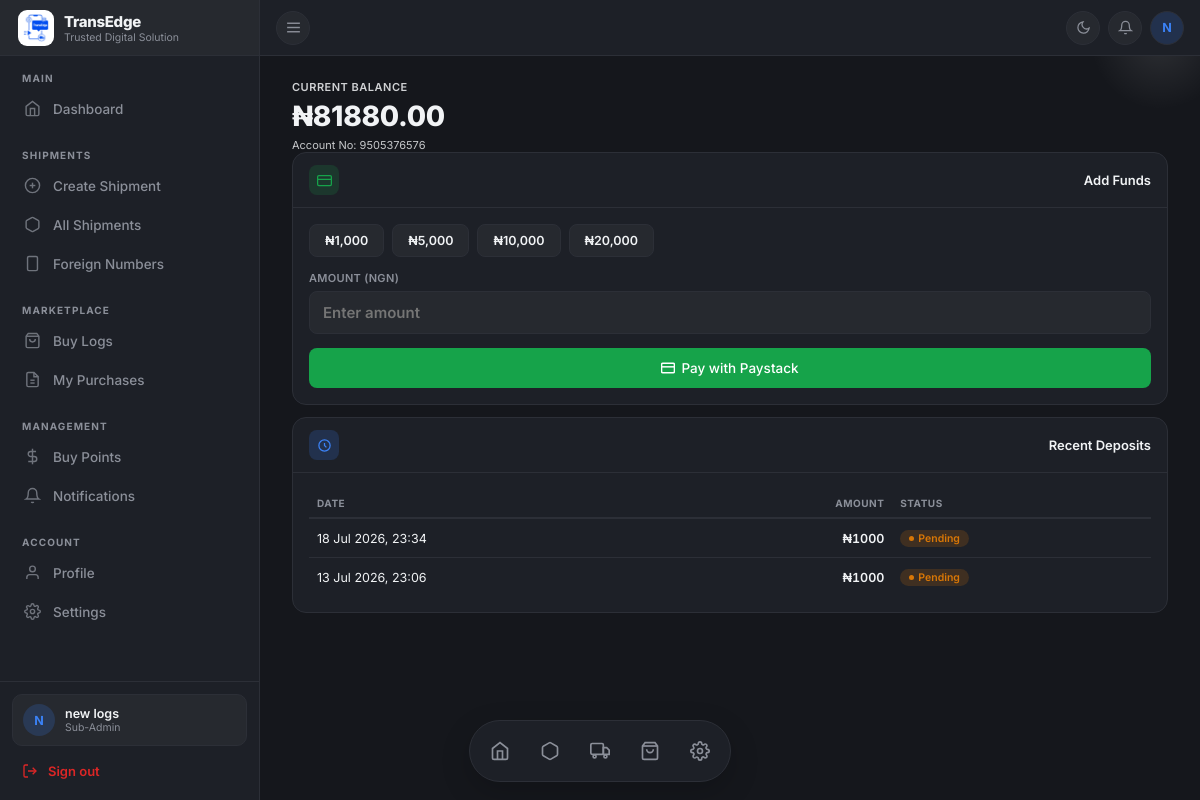
Screenshot of /shipping/sub-admin/wallet/deposit/ (signed in) with the database file from the repository.
### Business/models.py (models this page shows, shortened)
class User(AbstractBaseUser, PermissionsMixin):
    class Role(models.TextChoices):
        ADMIN     = "admin",     "Admin"
        STAFF     = "staff",     "Staff"
        SUB_ADMIN = "sub_admin", "Sub Admin"
    id          = models.UUIDField(primary_key=True, default=uuid.uuid4, editable=False)
    email       = models.EmailField(unique=True)
    full_name   = models.CharField(max_length=255)
    phone       = models.CharField(max_length=20, blank=True)
    role        = models.CharField(max_length=10, choices=Role.choices, default=Role.STAFF)
    is_active   = models.BooleanField(default=True)
    is_staff    = models.BooleanField(default=False)
    date_joined = models.DateTimeField(default=timezone.now)
    groups = models.ManyToManyField(
        'auth.Group',
        related_name='business_user_set',
        blank=True,
    )
    user_permissions = models.ManyToManyField(
        'auth.Permission',
        related_name='business_user_set',
        blank=True,
    )
    objects = UserManager()
    USERNAME_FIELD  = "email"
    REQUIRED_FIELDS = ["full_name"]

class Account(models.Model):
    user = models.OneToOneField(
        settings.AUTH_USER_MODEL,
        on_delete=models.CASCADE,
        related_name="account",
    )
    account_number = models.CharField(max_length=10, unique=True, blank=True)
    balance = models.DecimalField(
        max_digits=15, decimal_places=2, default=Decimal("0.00")
    )
    created_at = models.DateTimeField(auto_now_add=True)
    updated_at = models.DateTimeField(auto_now=True)

class WalletDeposit(models.Model):
    class Status(models.TextChoices):
        PENDING = "pending", "Pending"
        SUCCESS = "success", "Success"
        FAILED  = "failed",  "Failed"
    id                    = models.UUIDField(primary_key=True, default=uuid.uuid4, editable=False)
    account               = models.ForeignKey(
        Account, on_delete=models.CASCADE, related_name="deposits"
    )
    amount                = models.DecimalField(max_digits=14, decimal_places=2)
    currency              = models.CharField(max_length=5, default="NGN")
    paystack_reference    = models.CharField(max_length=200, unique=True)
    paystack_access_code  = models.CharField(max_length=200, blank=True)
    status                = models.CharField(
        max_length=10, choices=Status.choices, default=Status.PENDING
    )
    paid_at    = models.DateTimeField(null=True, blank=True)
    created_at = models.DateTimeField(auto_now_add=True)
    class Meta:
        ordering = ["-created_at"]

### Business/sub_admin_views.py (the view)
    def wrapper(request, *args, **kwargs):
        if not request.user.is_authenticated:
            return redirect("sub-admin-login")
        if request.user.role != User.Role.SUB_ADMIN:
            return redirect("sub-admin-login")
        try:
            profile = request.user.sub_admin_profile
        except SubAdminProfile.DoesNotExist:
            return redirect("sub-admin-login")
        if profile.approval_status == SubAdminProfile.ApprovalStatus.PENDING:
            return render(request, "admin/subadmin/pending_approval.html", {"profile": profile})
        if profile.approval_status == SubAdminProfile.ApprovalStatus.REJECTED:
            return render(request, "admin/subadmin/rejected.html", {"profile": profile})
        if profile.approval_status == SubAdminProfile.ApprovalStatus.SUSPENDED:
            return render(request, "admin/subadmin/suspended.html", {"profile": profile})
        return view_func(request, *args, **kwargs)

### Business/templates/admin/subadmin/wallet_deposit.html (shortened to what this page needs)
{% extends "admin/subadmin/base.html" %}
{% block content %}
<div class="wallet-hero">
  <div class="wallet-hero-label">Current Balance</div>
  <div class="wallet-hero-amount">₦{{ account.balance|floatformat:2 }}</div>
  <div class="wallet-hero-note">Account No: {{ account.account_number }}</div>
</div>
<div class="section">
  <div class="section-header">
    <div class="sh-icon" style="background:var(--green-dim);">
      <svg width="15" height="15" fill="none" viewBox="0 0 24 24" stroke="currentColor" stroke-width="2" style="color:var(--green);"><rect x="1" y="4" width="22" height="16" rx="2"/><line x1="1" y1="10" x2="23" y2="10"/></svg>
    </div>
    <h3>Add Funds</h3>
  </div>
  <div class="section-body">
    <form method="post" action="{% url 'sub-admin-wallet-deposit-pay' %}" id="depositForm">
      <div class="amount-presets">
        <button type="button" class="preset-btn" data-amount="1000">₦1,000</button>
        <button type="button" class="preset-btn" data-amount="5000">₦5,000</button>
        <button type="button" class="preset-btn" data-amount="10000">₦10,000</button>
        <button type="button" class="preset-btn" data-amount="20000">₦20,000</button>
      </div>
      <div class="form-group">
        <label>Amount (NGN)</label>
        <input type="number" name="amount" id="amountInput" min="100" step="1" placeholder="Enter amount" required>
      </div>
      <button type="submit" class="btn btn-green">
        <svg width="14" height="14" fill="none" viewBox="0 0 24 24" stroke="currentColor" stroke-width="2.5"><rect x="1" y="4" width="22" height="16" rx="2"/><line x1="1" y1="10" x2="23" y2="10"/></svg>
        Pay with Paystack
      </button>
    </form>
  </div>
</div>
<div class="section" id="deposit-history">
  <div class="section-header">
    <div class="sh-icon" style="background:var(--sky-dim);">
      <svg width="15" height="15" fill="none" viewBox="0 0 24 24" stroke="currentColor" stroke-width="2" style="color:var(--sky);"><path d="M12 8v4l3 3"/><circle cx="12" cy="12" r="9"/></svg>
    </div>
    <h3>Recent Deposits</h3>
  </div>
  <div class="section-body">
    {% if history %}
    <table class="history-table">
      <thead>
        <tr><th>Date</th><th class="num">Amount</th><th>Status</th></tr>
      </thead>
      <tbody>
        {% for d in history %}
        <tr>
          <td>{{ d.created_at|date:"d M Y, H:i" }}</td>
          <td class="num">₦{{ d.amount|floatformat:0 }}</td>
          <td>
            {% if d.status == "success" %}<span class="badge b-success">Success</span>
            {% elif d.status == "pending" %}<span class="badge b-pending">Pending</span>
            {% else %}<span class="badge b-failed">Failed</span>{% endif %}
          </td>
        </tr>
        {% endfor %}
      </tbody>
    </table>
    {% else %}
    <div class="empty-cell">No deposits yet.</div>
    {% endif %}
  </div>
</div>
{% endblock %}

### Business/templates/admin/subadmin/base.html (shortened to what this page needs)
{% load static %}
<!DOCTYPE html>
<html lang="en" data-theme="dark">
<head>
</head>
<body>
<aside class="sidebar" id="sidebar">
  <button type="button" class="sidebar-logo" id="sidebarLogoToggle" aria-label="Toggle sidebar">
    <div class="logo-mark-sb">
      <img src="{% static 'images/transedge-logo.png' %}" alt="TransEdge">
    </div>
    <div class="logo-text">
      <div class="name">TransEdge</div>
      <div class="tag">Trusted Digital Solution</div>
    </div>
  </button>
  <div class="sidebar-section">
    <div class="sidebar-label">Main</div>
    <a href="{% url 'sub-admin-dashboard' %}" class="sb-nav-item {% if request.resolver_match.url_name == 'sub-admin-dashboard' %}active{% endif %}">
      <svg width="17" height="17" fill="none" viewBox="0 0 24 24" stroke="currentColor" stroke-width="2"><path d="M3 9l9-7 9 7v11a2 2 0 01-2 2H5a2 2 0 01-2-2z"/><polyline points="9 22 9 12 15 12 15 22"/></svg>
      <span class="nav-text">Dashboard</span>
    </a>
  </div>
  <div class="sidebar-section">
    <div class="sidebar-label">Shipments</div>
    <a href="{% url 'sub-admin-shipment-create' %}" class="sb-nav-item {% if request.resolver_match.url_name == 'sub-admin-shipment-create' %}active{% endif %}">
      <svg width="17" height="17" fill="none" viewBox="0 0 24 24" stroke="currentColor" stroke-width="2"><circle cx="12" cy="12" r="10"/><line x1="12" y1="8" x2="12" y2="16"/><line x1="8" y1="12" x2="16" y2="12"/></svg>
      <span class="nav-text">Create Shipment</span>
    </a>
    <a href="{% url 'sub-admin-shipment-list' %}" class="sb-nav-item {% if request.resolver_match.url_name == 'sub-admin-shipment-list' %}active{% endif %}">
      <svg width="17" height="17" fill="none" viewBox="0 0 24 24" stroke="currentColor" stroke-width="2"><path d="M21 16V8a2 2 0 00-1-1.73l-7-4a2 2 0 00-2 0l-7 4A2 2 0 003 8v8a2 2 0 001 1.73l7 4a2 2 0 002 0l7-4A2 2 0 0021 16z"/></svg>
      <span class="nav-text">All Shipments</span>
    </a>
    <a href="{% url 'sub-admin-buy-foreign-number' %}" class="sb-nav-item {% if request.resolver_match.url_name == 'sub-admin-buy-foreign-number' %}active{% endif %}">
      <svg width="17" height="17" fill="none" viewBox="0 0 24 24" stroke="currentColor" stroke-width="2"><rect x="5" y="2" width="14" height="20" rx="2"/><line x1="12" y1="18" x2="12.01" y2="18"/></svg>
      <span class="nav-text">Foreign Numbers</span>
    </a>
  </div>
  <div class="sidebar-section">
    <div class="sidebar-label">Marketplace</div>
    <a href="{% url 'buy-logs-browse' %}" class="sb-nav-item ">
      <svg width="17" height="17" fill="none" viewBox="0 0 24 24" stroke="currentColor" stroke-width="2"><path d="M6 2L3 6v14a2 2 0 002 2h14a2 2 0 002-2V6l-3-4z"/><line x1="3" y1="6" x2="21" y2="6"/><path d="M16 10a4 4 0 01-8 0"/></svg>
      <span class="nav-text">Buy Logs</span>
    </a>
    <a href="{% url 'buy-logs-my-purchases' %}" class="sb-nav-item {% if request.resolver_match.url_name == 'buy-logs-my-purchases' or request.resolver_match.url_name == 'buy-logs-receipt' %}active{% endif %}">
      <svg width="17" height="17" fill="none" viewBox="0 0 24 24" stroke="currentColor" stroke-width="2"><path d="M14 2H6a2 2 0 00-2 2v16a2 2 0 002 2h12a2 2 0 002-2V8z"/><polyline points="14 2 14 8 20 8"/><line x1="9" y1="13" x2="15" y2="13"/><line x1="9" y1="17" x2="15" y2="17"/></svg>
      <span class="nav-text">My Purchases</span>
    </a>
  </div>
  <div class="sidebar-section">
    <div class="sidebar-label">Management</div>
    <a href="{% url 'sub-admin-buy-points' %}" class="sb-nav-item {% if request.resolver_match.url_name == 'sub-admin-buy-points' %}active{% endif %}">
      <svg width="17" height="17" fill="none" viewBox="0 0 24 24" stroke="currentColor" stroke-width="2"><line x1="12" y1="1" x2="12" y2="23"/><path d="M17 5H9.5a3.5 3.5 0 000 7h5a3.5 3.5 0 010 7H6"/></svg>
      <span class="nav-text">Buy Points</span>
    </a>
    <a href="{% url 'sub-admin-notifications' %}" class="sb-nav-item {% if request.resolver_match.url_name == 'sub-admin-notifications' %}active{% endif %}">
      <svg width="17" height="17" fill="none" viewBox="0 0 24 24" stroke="currentColor" stroke-width="2"><path d="M18 8a6 6 0 00-12 0c0 7-3 9-3 9h18s-3-2-3-9"/><path d="M13.73 21a2 2 0 01-3.46 0"/></svg>
      <span class="nav-text">Notifications</span>
    </a>
  </div>
  <div class="sidebar-section">
    <div class="sidebar-label">Account</div>
    <a href="{% url 'sub-admin-profile' %}" class="sb-nav-item {% if request.resolver_match.url_name == 'sub-admin-profile' %}active{% endif %}">
      <svg width="17" height="17" fill="none" viewBox="0 0 24 24" stroke="currentColor" stroke-width="2"><path d="M20 21v-2a4 4 0 00-4-4H8a4 4 0 00-4 4v2"/><circle cx="12" cy="7" r="4"/></svg>
      <span class="nav-text">Profile</span>
    </a>
    <a href="{% url 'sub-admin-site-settings' %}" class="sb-nav-item {% if request.resolver_match.url_name == 'sub-admin-site-settings' %}active{% endif %}">
      <span class="nav-text">Settings</span>
    </a>
  </div>
  <div class="sidebar-footer">
    <div class="sb-user-card">
      <div class="sb-avatar">{{ request.user.full_name|default:"?"|first|upper }}</div>
      <div class="sb-user-info">
        <div class="sb-user-name">{{ request.user.full_name|default:"Sub Admin" }}</div>
        <div class="sb-user-role">Sub-Admin</div>
      </div>
    </div>
    <a href="{% url 'sub-admin-logout' %}" class="sb-logout">
      <svg width="16" height="16" fill="none" viewBox="0 0 24 24" stroke="currentColor" stroke-width="2"><path d="M9 21H5a2 2 0 01-2-2V5a2 2 0 012-2h4"/><polyline points="16 17 21 12 16 7"/><line x1="21" y1="12" x2="9" y2="12"/></svg>
      <span class="nav-text">Sign out</span>
    </a>
  </div>
</aside>
<div class="main">
  <header class="topbar">
    <div class="topbar-left">
      <button type="button" class="icon-btn menu-btn" id="mobileMenuBtn" aria-label="Open menu">
        <svg width="17" height="17" fill="none" viewBox="0 0 24 24" stroke="currentColor" stroke-width="2">
          <line x1="3" y1="6" x2="21" y2="6"/><line x1="3" y1="12" x2="21" y2="12"/><line x1="3" y1="18" x2="21" y2="18"/>
        </svg>
      </button>
    </div>
    <div class="topbar-right">
      <button class="icon-btn theme-btn" id="themeToggle" aria-label="Toggle theme">
        <svg class="icon-moon" width="15" height="15" fill="none" viewBox="0 0 24 24" stroke="currentColor" stroke-width="2">
          <path d="M21 12.79A9 9 0 1111.21 3 7 7 0 0021 12.79z"/>
        </svg>
      </button>
<div style="position:relative;">
  <button type="button" class="icon-btn" id="notifBellBtn" aria-label="Notifications" aria-haspopup="true">
    <svg width="15" height="15" fill="none" viewBox="0 0 24 24" stroke="currentColor" stroke-width="2">
      <path d="M18 8a6 6 0 00-12 0c0 7-3 9-3 9h18s-3-2-3-9"/>
      <path d="M13.73 21a2 2 0 01-3.46 0"/>
    </svg>
  </button>
</div>
      <a href="{% url 'sub-admin-profile' %}" class="avatar-btn" aria-label="Profile">
        {{ request.user.full_name|default:"?"|first|upper }}
      </a>
    </div>
  </header>
  <div class="content">
    {% block content %}{% endblock %}
  </div>
</div>
<nav class="bottom-nav">
  <a href="{% url 'sub-admin-dashboard' %}"
     class="bn-item {% if request.resolver_match.url_name == 'sub-admin-dashboard' %}active{% endif %}"
     aria-label="Dashboard">
    <svg width="20" height="20" fill="none" viewBox="0 0 24 24" stroke="currentColor" stroke-width="2">
      <path d="M3 9l9-7 9 7v11a2 2 0 01-2 2H5a2 2 0 01-2-2z"/>
      <polyline points="9 22 9 12 15 12 15 22"/>
    </svg>
  </a>
  <a href="{% url 'sub-admin-buy-foreign-number' %}"
     class="bn-item {% if request.resolver_match.url_name == 'sub-admin-buy-foreign-number' %}active{% endif %}"
     aria-label="phone">
    <svg width="20" height="20" fill="none" viewBox="0 0 24 24" stroke="currentColor" stroke-width="2">
      <path d="M21 16V8a2 2 0 00-1-1.73l-7-4a2 2 0 00-2 0l-7 4A2 2 0 003 8v8a2 2 0 001 1.73l7 4a2 2 0 002 0l7-4A2 2 0 0021 16z"/>
    </svg>
  </a>
  <a href="{% url 'sub-admin-shipment-list' %}"
     class="bn-item {% if request.resolver_match.url_name == 'sub-admin-shipment-list' %}active{% endif %}"
     aria-label="Create Shipment">
    <svg width="20" height="20" fill="none" viewBox="0 0 24 24" stroke="currentColor" stroke-width="2">
      <rect x="1" y="3" width="15" height="13" rx="1.5"/>
      <path d="M16 8h4l3 3v5h-7V8z"/>
      <circle cx="5.5" cy="18.5" r="1.8"/>
      <circle cx="18.5" cy="18.5" r="1.8"/>
    </svg>
  </a>
  <a href="{% url 'buy-logs-browse' %}"
     class="bn-item "
     aria-label="Buy Logs">
    <svg width="20" height="20" fill="none" viewBox="0 0 24 24" stroke="currentColor" stroke-width="2">
      <path d="M6 2L3 6v14a2 2 0 002 2h14a2 2 0 002-2V6l-3-4z"/>
      <line x1="3" y1="6" x2="21" y2="6"/>
      <path d="M16 10a4 4 0 01-8 0"/>
    </svg>
  </a>
  <a href="{% url 'sub-admin-site-settings' %}"
     class="bn-item {% if request.resolver_match.url_name == 'sub-admin-site-settings' %}active{% endif %}"
     aria-label="Settings">
  </a>
</nav>
</body>
</html>

### rows the page displays
User: user.full_name|first "N", user.full_name "new logs"
Account: balance "81880.00", account_number "9505376576"
WalletDeposit: created_at "18 Jul 2026, 23:34", amount "1000", status "Pending"
WalletDeposit: created_at "13 Jul 2026, 23:06", amount "1000", status "Pending"
